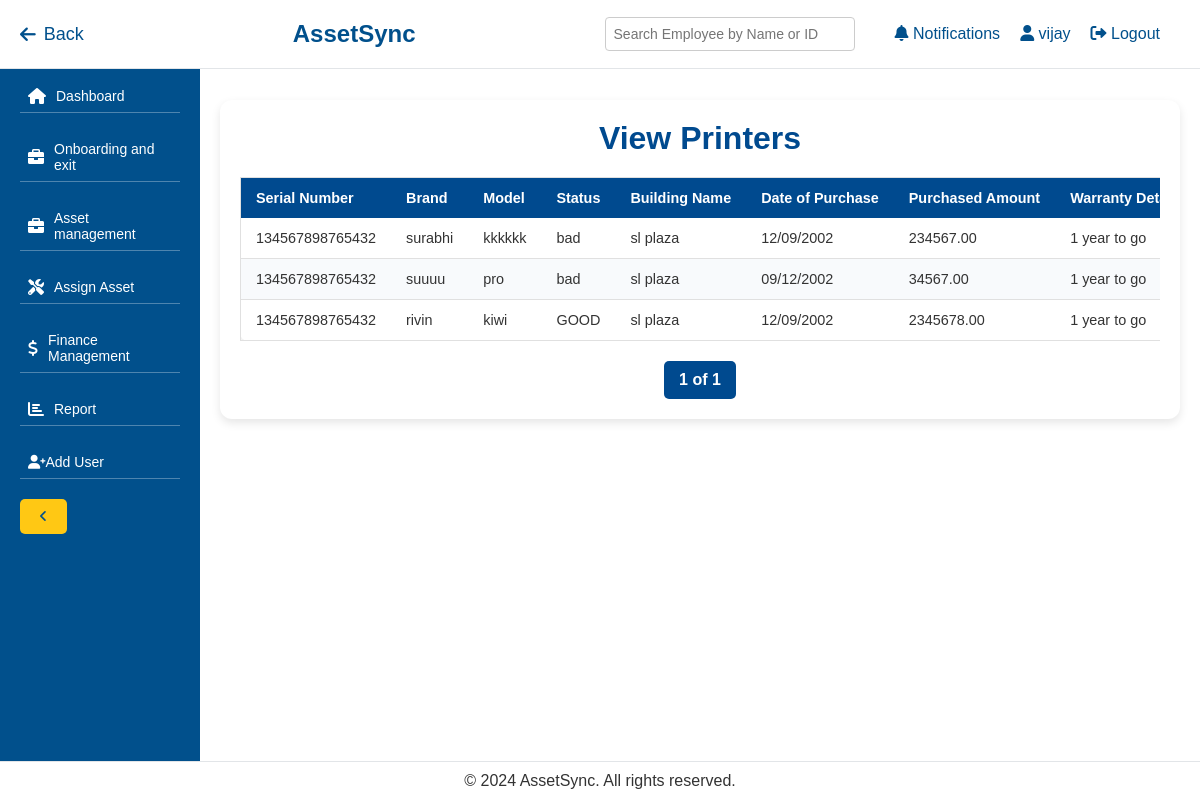
The page /view-asset/printers/ (signed in) on the database as committed earlier.
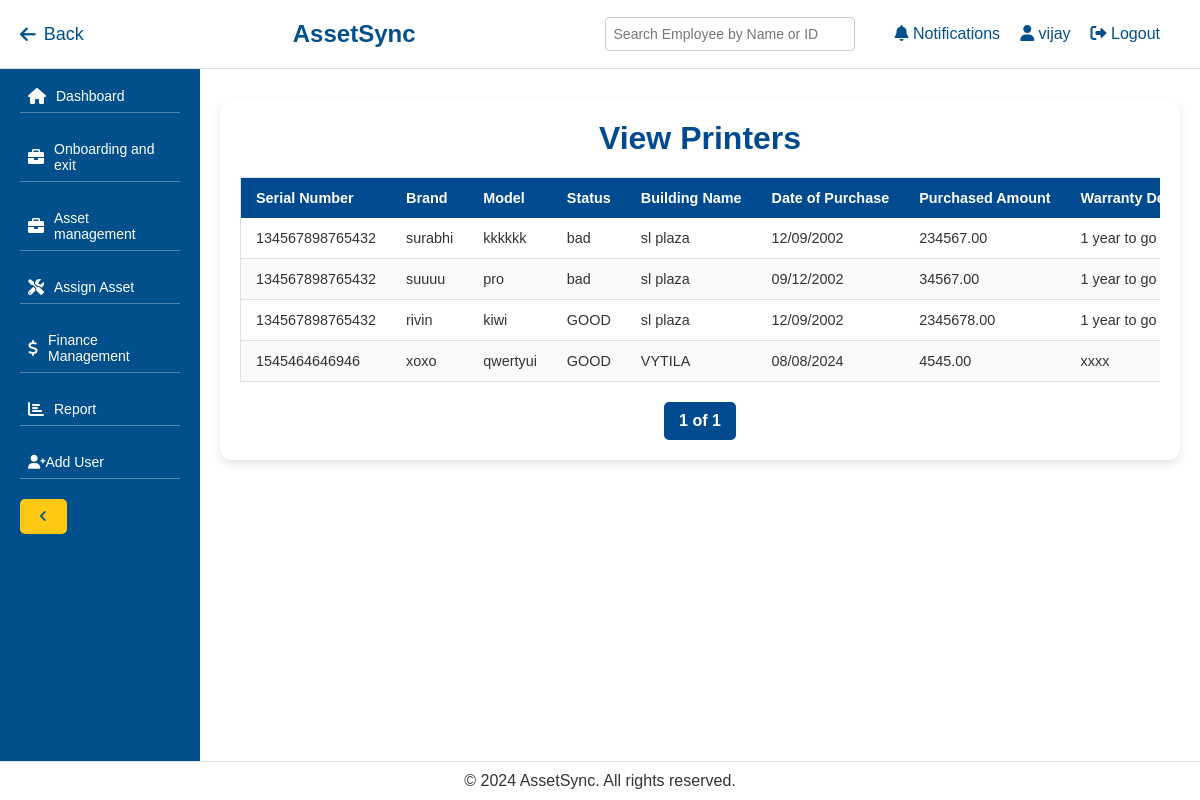
The same page on the database as committed later.
### management/models.py (models this page shows, shortened)
class Printer(models.Model):
    serial_number = models.CharField(max_length=100)
    brand = models.CharField(max_length=100)
    model = models.CharField(max_length=100)
    status = models.CharField(max_length=50)
    building_name = models.CharField(max_length=100)
    date_of_purchase = models.DateField()
    purchased_amount = models.DecimalField(max_digits=10, decimal_places=2)
    warranty_details = models.CharField(max_length=255)
    warranty_date = models.DateField()
    remarks = models.TextField(blank=True, null=True)
    employee = models.ForeignKey(Employee, on_delete=models.SET_NULL, null=True, blank=True, related_name='printers')

### management/views.py (the view)
# urls.py: path('view-asset/printers/', views.view_printers, name='view_printers'),
@login_required
def view_printers(request):
    printers_list = Printer.objects.all()
    paginator = Paginator(printers_list, 10)  # Show 10 printers per page
    page_number = request.GET.get('page')
    printers = paginator.get_page(page_number)
    return render(request, 'management/view_printers.html', {'printers': printers})

### management/templates/management/view_printers.html (shortened to what this page needs)
{% extends 'management/base.html' %}
{% block content %}
<div class="container">
    <h2>View Printers</h2>
    <div class="table-container">
        <table>
            <thead>
                <tr>
                    <th>Serial Number</th>
                    <th>Brand</th>
                    <th>Model</th>
                    <th>Status</th>
                    <th>Building Name</th>
                    <th>Date of Purchase</th>
                    <th>Purchased Amount</th>
                    <th>Warranty Details</th>
                </tr>
            </thead>
            <tbody>
                {% for printer in printers %}
                <tr>
                    <td>{{ printer.serial_number }}</td>
                    <td>{{ printer.brand }}</td>
                    <td>{{ printer.model }}</td>
                    <td>{{ printer.status }}</td>
                    <td>{{ printer.building_name }}</td>
                    <td>{{ printer.date_of_purchase|date:"d/m/Y" }}</td>
                    <td>{{ printer.purchased_amount }}</td>
                    <td>{{ printer.warranty_details }}</td>
                </tr>
                {% empty %}
                <tr>
                    <td colspan="11">No printers found.</td>
                </tr>
                {% endfor %}
            </tbody>
        </table>
    </div>
    <div class="pagination">
        <span class="current">{{ printers.number }} of {{ printers.paginator.num_pages }}</span>
    </div>
</div>
{% endblock %}

Rows that differ between the two databases and show on the page:
added Printer: serial_number "1545464646946", brand "xoxo", model "qwertyui", status "GOOD", building_name "VYTILA", date_of_purchase "08/08/2024", purchased_amount "4545.00", warranty_details "xxxx"
